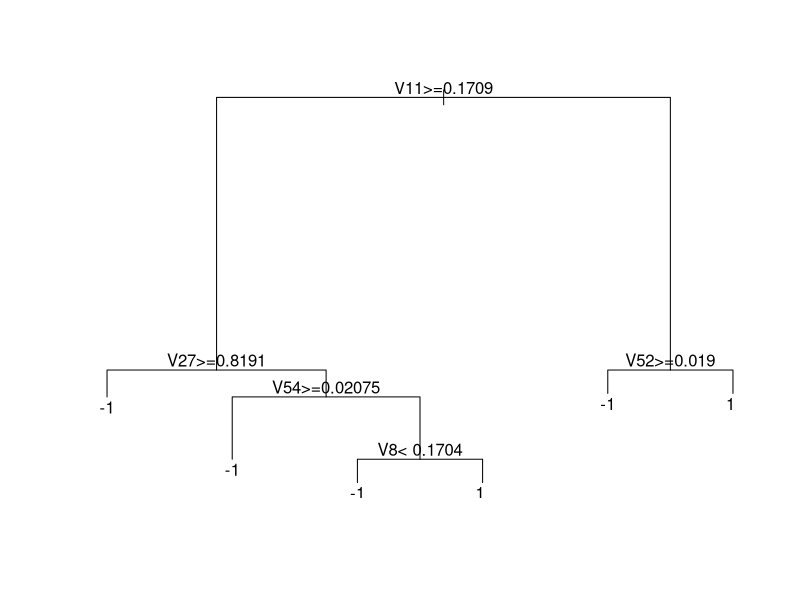

Reproduce this figure in R.
if ('rpart' %in% rownames(installed.packages()) == FALSE) {
    install.packages('rpart', repos='http://healthstat.snu.ac.kr/CRAN/')
}
library(rpart)

train <- read.csv('./datasets/sonar/train.csv', header=FALSE)
#nrow(train)
y <- as.factor(train[, 61])
x <- train[, 1:60]
fit <- rpart(y~., x)    # .: All variables, refer R Formula Notations (+ control=rpart.control(maxdepth=1))
training_error <- 1 - sum(y == predict(fit, x, type='class')) / length(y) # training error

fit
plot(fit)
text(fit)
training_error

test <- read.csv('./datasets/sonar/test.csv', header=FALSE)
y_test <- as.factor(test[, 61])
x_test <- test[, 1:60]
testing_error <- 1 - sum(y_test == predict(fit, x_test, type='class')) / length(y_test)
testing_error

